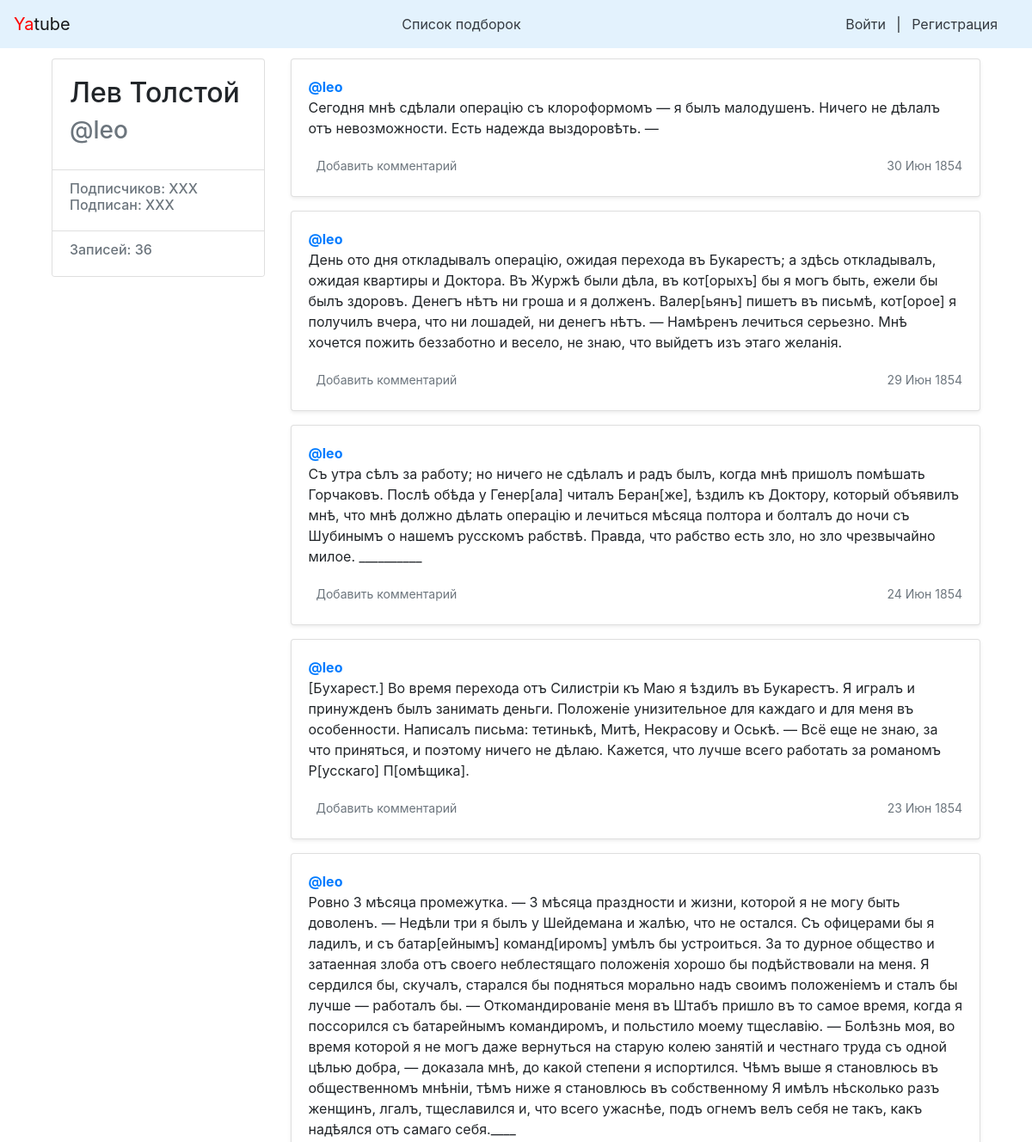
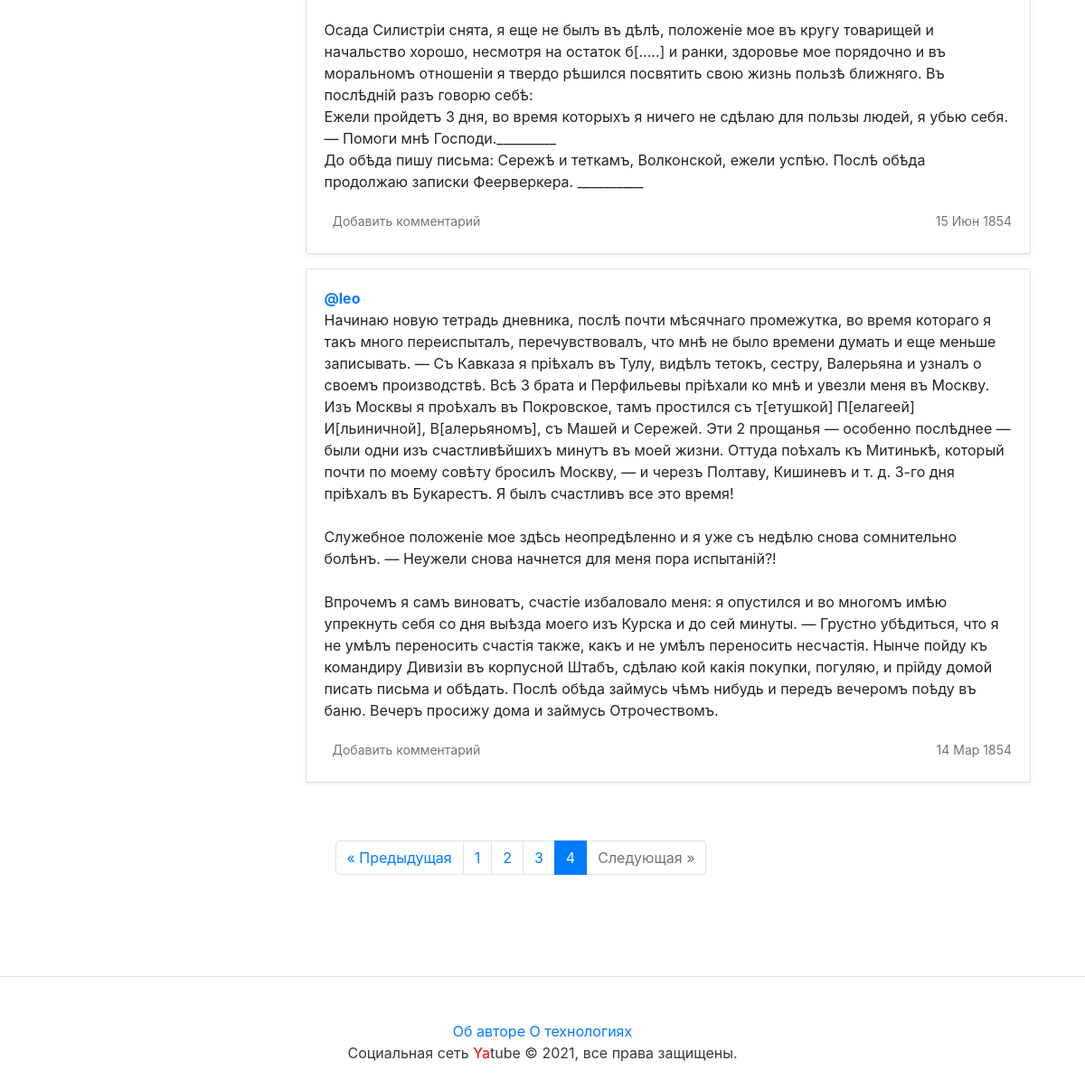
Page /leo/?page=4 on the committed database (2 pictures, top to bottom).
### posts/models.py (models this page shows, shortened)
class Post(models.Model):
    text = models.TextField(
        verbose_name='Текст записи'
    )
    pub_date = models.DateTimeField(
        verbose_name='Дата публикации',
        auto_now_add=True
    )
    author = models.ForeignKey(
        User, on_delete=models.CASCADE,
        related_name='posts', verbose_name='Автор'
    )
    group = models.ForeignKey(
        Group, on_delete=models.SET_NULL, blank=True, null=True,
        related_name='posts', verbose_name='Подборка записей'
    )
    class Meta:
        ordering = ('-pub_date',)
        verbose_name = 'Запись'
        verbose_name_plural = 'Записи'

### posts/views.py (the view)
# urls.py: path('<str:username>/', views.profile, name='profile'),
def profile(request, username):
    profile_user = get_object_or_404(User, username=username)
    user_posts = profile_user.posts.all()
    page = pagination(request, user_posts)
    return render(request, 'posts/profile.html',
                  {'profile_user': profile_user,
                   'page': page})

### posts/views.py (called while the page is built)
def pagination(request, objects):
    paginator = Paginator(objects, settings.PAGINATOR_DEFAULT_SIZE)
    page_number = request.GET.get('page')
    page = paginator.get_page(page_number)
    return page

### yatube/context_processors.py (called while the page is built)
def current_year(request):
    return {
        'year': dt.date.today().year,
    }

### posts/templates/posts/profile.html (shortened to what this page needs)
{% extends "base.html" %}
{% block content %}
  {% load user_filters %}
  <div class="row">
    <div class="col-md-3 mb-3 mt-1">
      <div class="card">
        <div class="card-body">
          <div class="h2">
            {{ profile_user.get_full_name }}
          </div>
          <div class="h3 text-muted">
            @{{ profile_user.username }}
          </div>
        </div>
        <ul class="list-group list-group-flush">
          <li class="list-group-item">
            <div class="h6 text-muted">
              Подписчиков: XXX <br />
              Подписан: XXX
            </div>
          </li>
          <li class="list-group-item">
            <div class="h6 text-muted">
              Записей: {{ profile_user.posts.count }}
            </div>
          </li>
        </ul>
      </div>
    </div>
    <div class="col-md-9">
      {% for post in page %}
        <div class="card mb-3 mt-1 shadow-sm">
          <div class="card-body">
            <p class="card-text">
              <a href="{% url 'profile' username=profile_user.username %}">
                <strong class="d-block text-gray-dark">@{{ profile_user.username }}</strong>
              </a>
              {{ post.text|linebreaksbr }}
            </p>
            <div class="d-flex justify-content-between align-items-center">
              <div class="btn-group ">
                <a class="btn btn-sm text-muted" href="{% url 'post' username=profile_user.username post_id=post.id %}" role="button">
                  Добавить комментарий
                </a>
              </div>
              <small class="text-muted">{{ post.pub_date|date:"d M Y" }}</small>
            </div>
          </div>
        </div>
      {% endfor %}
    </div>
  </div>
{% endblock %}

### rows in the picture
Post: text "Сегодня мнѣ сдѣлали операцію съ клороформомъ — я былъ малодушенъ. Ничего не дѣлалъ отъ невозможности. Есть надежда выздоровѣть. —", pub_date "30 Июн 1854"
Post: text "День ото дня откладывалъ операцію, ожидая перехода въ Букарестъ; a здѣсь откладывалъ, ожидая квартиры и Доктора. Въ Журжѣ были дѣла, въ кот[орыхъ] бы я могъ быть, ежели бы былъ здоровъ. Денегъ нѣтъ ни гроша и я долженъ. Валер[ьянъ] пишетъ въ письмѣ, кот[орое] я получилъ вчера, что ни лошадей, ни денегъ нѣтъ. — Намѣренъ лечиться серьезно. Мнѣ хочется пожить беззаботно и весело, не знаю, что выйдетъ изъ этаго желанія.", pub_date "29 Июн 1854"
Post: text "Съ утра сѣлъ за работу; но ничего не сдѣлалъ и радъ былъ, когда мнѣ пришолъ помѣшать Горчаковъ. Послѣ обѣда у Генер[ала] читалъ Беран[же], ѣздилъ къ Доктору, который объявилъ мнѣ, что мнѣ должно дѣлать операцію и лечиться мѣсяца полтора и болталъ до ночи съ Шубинымъ о нашемъ русскомъ рабствѣ. Правда, что рабство есть зло, но зло чрезвычайно милое. __________", pub_date "24 Июн 1854"
Post: text "[Бухарест.] Во время перехода отъ Силистріи къ Маю я ѣздилъ въ Букарестъ. Я игралъ и принужденъ былъ занимать деньги. Положеніе унизительное для каждаго и для меня въ особенности. Написалъ письма: тетинькѣ, Митѣ, Некрасову и Оськѣ. — Всё еще не знаю, за что приняться, и поэтому ничего не дѣлаю. Кажется, что лучше всего работать за романомъ Р[усскаго] П[омѣщика].", pub_date "23 Июн 1854"
Post: text "Ровно 3 мѣсяца промежутка. — 3 мѣсяца праздности и жизни, которой я не могу быть доволенъ. — Недѣли три я былъ у Шейдемана и жалѣю, что не остался. Съ офицерами бы я ладилъ, и съ батар[ейнымъ] команд[иромъ] умѣлъ бы устроиться. За то дурное общество и затаенная злоба отъ своего неблестящаго положенія хорошо бы подѣйствовали на меня. Я сердился бы, скучалъ, старался бы подняться морально надъ своимъ положеніемъ и сталъ бы лучше — работалъ бы. — Откомандированіе меня въ Штабъ пришло въ то самое время, когда я поссорился съ батарейнымъ командиромъ, и польстило моему тщеславію. — Болѣзнь моя, во время которой я не могъ даже вернуться на старую колею занятій и честнаго труда съ одной цѣлью…", pub_date "15 Июн 1854"
Post: text "Начинаю новую тетрадь дневника, послѣ почти мѣсячнаго промежутка, во время котораго я такъ много переиспыталъ, перечувствовалъ, что мнѣ не было времени думать и еще меньше записывать. — Съ Кавказа я пріѣхалъ въ Тулу, видѣлъ тетокъ, сестру, Валерьяна и узналъ о своемъ производствѣ. Всѣ 3 брата и Перфильевы пріѣхали ко мнѣ и увезли меня въ Москву. Изъ Москвы я проѣхалъ въ Покровское, тамъ простился съ т[етушкой] П[елагеей] И[льиничной], В[алерьяномъ], съ Машей и Сережей. Эти 2 прощанья — особенно послѣднее — были одни изъ счастливѣйшихъ минутъ въ моей жизни. Оттуда поѣхалъ къ Митинькѣ, который почти по моему совѣту бросилъ Москву, — и черезъ Полтаву, Кишиневъ и т. д. 3-го дня пріѣхалъ въ…", pub_date "14 Мар 1854"

### other values in the picture
{{ profile_user.get_full_name }} "Лев Толстой"
{{ profile_user.username }} "leo"
{{ profile_user.posts.count }} "36"
{{ i }} "1" "2" "3"
{{ i }} "4"
